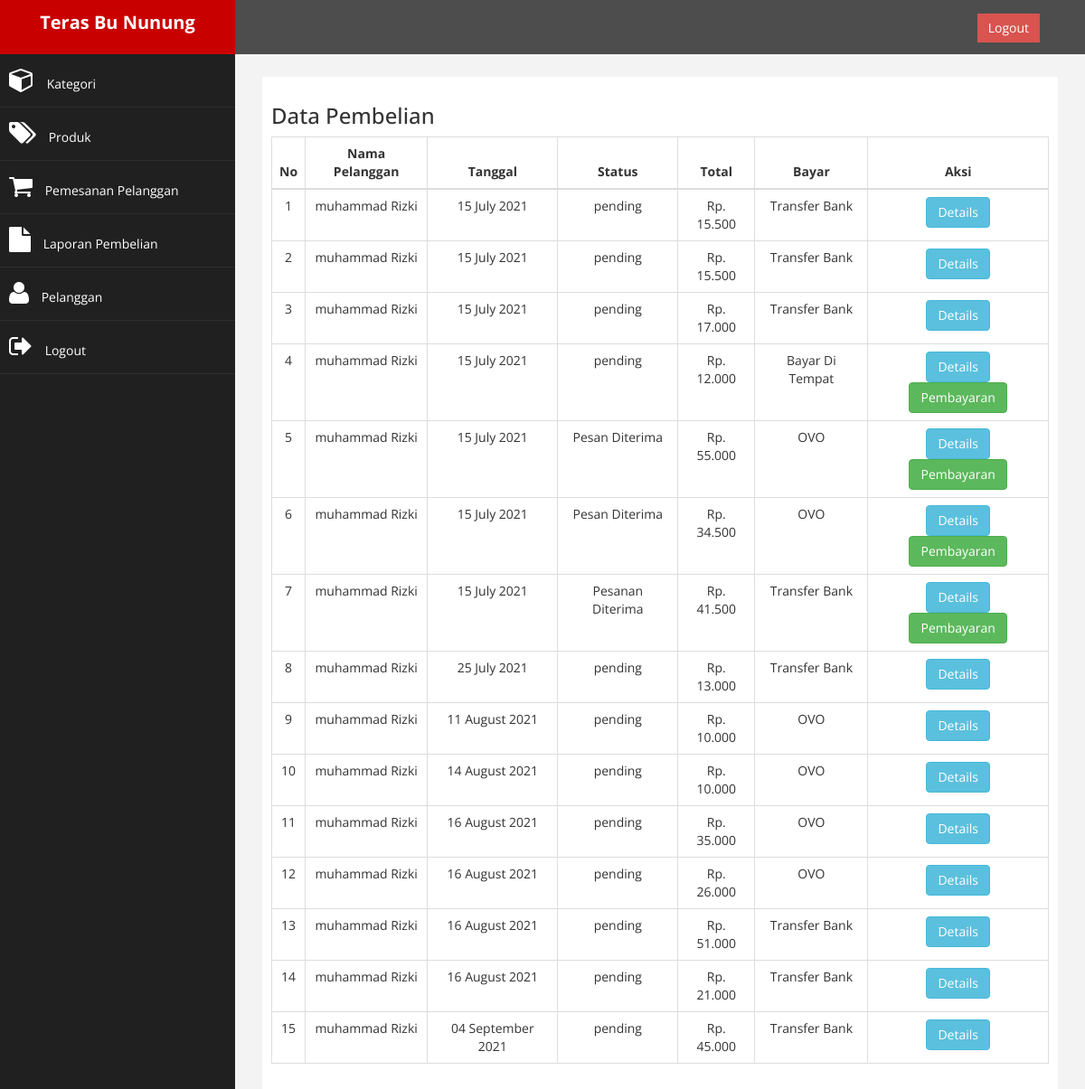
Page /admin/index.php?halaman=pembelian (signed in) on the committed database.
### tables this page shows
CREATE TABLE `pembelian` (
  `id_pembelian` int(11) NOT NULL,
  `id_pelanggan` int(11) NOT NULL,
  `id_ongkir` int(11) NOT NULL,
  `tanggal_pembelian` date NOT NULL,
  `total_pembelian` int(11) NOT NULL,
  `mode_bayar` varchar(100) NOT NULL,
  `alamat_pengiriman` text NOT NULL,
  `status_pembelian` varchar(100) NOT NULL DEFAULT 'pending'
);

CREATE TABLE `pelanggan` (
  `id_pelanggan` int(11) NOT NULL,
  `email_pelanggan` varchar(100) NOT NULL,
  `password_pelanggan` varchar(50) NOT NULL,
  `nama_pelanggan` varchar(100) NOT NULL,
  `telepon_pelanggan` varchar(25) NOT NULL
);

### admin/pembelian.php (the view)
<h3>Data Pembelian</h3>
<table class="table table-bordered text-center">
    <thead>
        <tr>
            <th class="text-center">No</th>
            <th class="text-center">Nama Pelanggan</th>
            <th class="text-center">Tanggal</th>
            <th class="text-center">Status</th>
            <th class="text-center">Total</th>
            <th class="text-center">Bayar</th>
            <th class="text-center">Aksi</th>
        </tr>
    </thead>
    <tbody>
        <?php $no = 1; ?>
        <?php $ambil = $koneksi->query("SELECT * FROM pembelian JOIN pelanggan ON pembelian.id_pelanggan=pelanggan.id_pelanggan"); ?>
        <?php while ($pecah = $ambil->fetch_assoc()) { ?>
            <tr>
                <td><?php echo $no++ ?></td>
                <td><?php echo $pecah['nama_pelanggan']; ?></td>
                <td><?php echo date("d F Y", strtotime($pecah['tanggal_pembelian'])); ?></td>
                <td><?php echo $pecah['status_pembelian']; ?></td>
                <td>Rp. <?php echo number_format($pecah['total_pembelian'], '0', ',', '.'); ?></td>
                <td><?php echo $pecah['mode_bayar']; ?></td>
                <td>
                    <a href="index.php?halaman=detail&id=<?php echo $pecah['id_pembelian']; ?>" class="btn-info btn">Details</a>
                    <?php
                    if ($pecah['status_pembelian'] !== "pending" or $pecah['mode_bayar'] == "Bayar Di Tempat") : ?>
                        <a href="index.php?halaman=pembayaran&id=<?php echo $pecah['id_pembelian']; ?>" class="btn btn-success">Pembayaran</a>
                    <?php endif ?>
                </td>
            </tr>
        <?php } ?>
    </tbody>
</table>

### admin/assets/css/custom.css (style rules this page uses)
body { font-family: 'Open Sans', sans-serif; }
.text-center { text-align: center; }

### rows in the picture
pembelian: id_pelanggan.nama_pelanggan "muhammad Rizki", tanggal_pembelian "15 July 2021", status_pembelian "pending", total_pembelian "15.500", mode_bayar "Transfer Bank"
pembelian: id_pelanggan.nama_pelanggan "muhammad Rizki", tanggal_pembelian "15 July 2021", status_pembelian "pending", total_pembelian "15.500", mode_bayar "Transfer Bank"
pembelian: id_pelanggan.nama_pelanggan "muhammad Rizki", tanggal_pembelian "15 July 2021", status_pembelian "pending", total_pembelian "17.000", mode_bayar "Transfer Bank"
pembelian: id_pelanggan.nama_pelanggan "muhammad Rizki", tanggal_pembelian "15 July 2021", status_pembelian "pending", total_pembelian "12.000", mode_bayar "Bayar Di Tempat"
pembelian: id_pelanggan.nama_pelanggan "muhammad Rizki", tanggal_pembelian "15 July 2021", status_pembelian "Pesan Diterima", total_pembelian "55.000", mode_bayar "OVO"
pembelian: id_pelanggan.nama_pelanggan "muhammad Rizki", tanggal_pembelian "15 July 2021", status_pembelian "Pesan Diterima", total_pembelian "34.500", mode_bayar "OVO"
pembelian: id_pelanggan.nama_pelanggan "muhammad Rizki", tanggal_pembelian "15 July 2021", status_pembelian "Pesanan Diterima", total_pembelian "41.500", mode_bayar "Transfer Bank"
pembelian: id_pelanggan.nama_pelanggan "muhammad Rizki", tanggal_pembelian "25 July 2021", status_pembelian "pending", total_pembelian "13.000", mode_bayar "Transfer Bank"
pembelian: id_pelanggan.nama_pelanggan "muhammad Rizki", tanggal_pembelian "11 August 2021", status_pembelian "pending", total_pembelian "10.000", mode_bayar "OVO"
pembelian: id_pelanggan.nama_pelanggan "muhammad Rizki", tanggal_pembelian "14 August 2021", status_pembelian "pending", total_pembelian "10.000", mode_bayar "OVO"
pembelian: id_pelanggan.nama_pelanggan "muhammad Rizki", tanggal_pembelian "16 August 2021", status_pembelian "pending", total_pembelian "35.000", mode_bayar "OVO"
pembelian: id_pelanggan.nama_pelanggan "muhammad Rizki", tanggal_pembelian "16 August 2021", status_pembelian "pending", total_pembelian "26.000", mode_bayar "OVO"
pembelian: id_pelanggan.nama_pelanggan "muhammad Rizki", tanggal_pembelian "16 August 2021", status_pembelian "pending", total_pembelian "51.000", mode_bayar "Transfer Bank"
pembelian: id_pelanggan.nama_pelanggan "muhammad Rizki", tanggal_pembelian "16 August 2021", status_pembelian "pending", total_pembelian "21.000", mode_bayar "Transfer Bank"
pembelian: id_pelanggan.nama_pelanggan "muhammad Rizki", tanggal_pembelian "04 September 2021", status_pembelian "pending", total_pembelian "45.000", mode_bayar "Transfer Bank"
